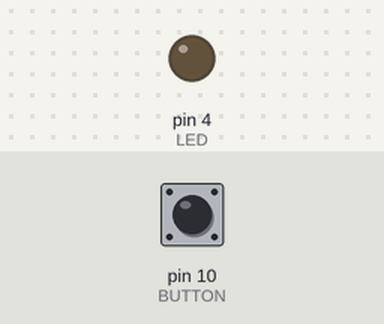
The sketch below on a simulated Arduino Uno, built with avr-gcc and run on an emulated ATmega328P. Shown: output pins drawn as LEDs (lit = HIGH). Inputs (shaded band) come from the test bench; at power-on: pin 10 (BUTTON) LOW. What the sketch prints to the serial monitor is not drawn.

Above: at 1.8 s.
1.9 s: pin 10 (BUTTON) pulled HIGH for 0.6 s
At 2.4 s:
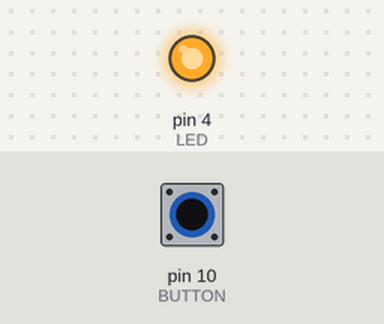
4.0 s: pin 10 (BUTTON) pulled HIGH for 3.2 s
At 8.3 s:
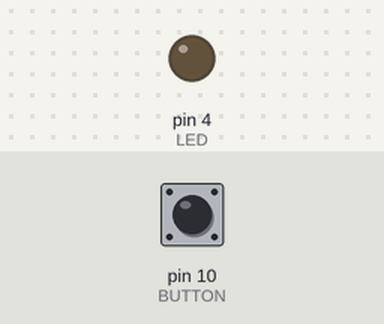
Timing chart, 0 to 9.8 s (numbered marks = the images above; inputs shaded):
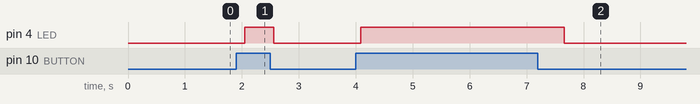

Measured:
- after the input at 1.9 s, pin 4 (LED): LOW → HIGH after 0.15 s, → LOW 0.51 s later
- after the input at 4.0 s, pin 4 (LED): LOW → HIGH after 0.09 s, → LOW 3.6 s later

The sketch:

_02serie2pc.ino
```cpp
/*
 * ************** PRUEBA DE ENVIO RECEPCION POR PUERTO SERIE ***********
 * El sketch envia el estado del pin 11 por el puerto serie
 * y pone el pin 4 al valor del pin 11.
 * El obejetivo es leer estos valores desde una aplicacion
 * escrita en C desde el pc
 */

#define VERSION "1.00a0"


int BUTTON = 10; // con una resistencia de 10k conectada a GND
int LED = 4;

void setup() {
  pinMode(BUTTON,INPUT);
  pinMode(LED,OUTPUT);
  Serial.begin(9600);
}

void loop() {
  // si se activa la entsend a capital D over the serial port if the button is pressed
  if (digitalRead(BUTTON) == HIGH) {
    Serial.print(1);
    delay(10); // prevents overwhelming the serial port
    digitalWrite(LED, HIGH);
  }
  else {
    Serial.print(0);
    delay(10);
    digitalWrite(LED, LOW);
  }
  delay(500);
}
```
